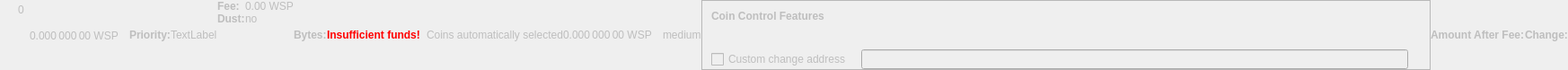
    <widget class="QWidget" name="dummyHideWidget" native="true">
     <property name="enabled">
      <bool>false</bool>
     </property>
     <property name="maximumSize">
      <size>
       <width>100</width>
       <height>22</height>
      </size>
     </property>
     <layout class="QHBoxLayout" name="dummyHideLayout">
      <property name="spacing">
       <number>0</number>
      </property>
      <property name="leftMargin">
       <number>0</number>
      </property>
      <property name="topMargin">
       <number>0</number>
      </property>
      <property name="rightMargin">
       <number>0</number>
      </property>
      <property name="bottomMargin">
       <number>0</number>
      </property>
      <item>
       <layout class="QFormLayout" name="formLayoutCoinControl1">
        <property name="horizontalSpacing">
         <number>10</number>
        </property>
        <property name="verticalSpacing">
         <number>14</number>
        </property>
        <property name="leftMargin">
         <number>10</number>
        </property>
        <property name="topMargin">
         <number>4</number>
        </property>
        <property name="rightMargin">
         <number>6</number>
        </property>
        <item row="0" column="1">
         <widget class="QLabel" name="labelCoinControlBytes">
          <property name="cursor">
           <cursorShape>IBeamCursor</cursorShape>
          </property>
          <property name="contextMenuPolicy">
           <enum>Qt::ActionsContextMenu</enum>
          </property>
          <property name="text">
           <string notr="true">0</string>
          </property>
          <property name="textInteractionFlags">
           <set>Qt::LinksAccessibleByMouse|Qt::TextSelectableByKeyboard|Qt::TextSelectableByMouse</set>
          </property>
         </widget>
        </item>
       </layout>
      </item>
      <item>
       <widget class="QLabel" name="labelCoinControlAfterFee">
        <property name="enabled">
         <bool>false</bool>
        </property>
        <property name="sizePolicy">
         <sizepolicy hsizetype="Fixed" vsizetype="Fixed">
          <horstretch>0</horstretch>
          <verstretch>0</verstretch>
         </sizepolicy>
        </property>
        <property name="minimumSize">
         <size>
          <width>111</width>
          <height>12</height>
         </size>
        </property>
        <property name="maximumSize">
         <size>
          <width>111</width>
          <height>12</height>
         </size>
        </property>
        <property name="cursor">
         <cursorShape>IBeamCursor</cursorShape>
        </property>
        <property name="contextMenuPolicy">
         <enum>Qt::ActionsContextMenu</enum>
        </property>
        <property name="text">
         <string notr="true">0.000 000 00 WSP</string>
        </property>
        <property name="textInteractionFlags">
         <set>Qt::LinksAccessibleByMouse|Qt::TextSelectableByKeyboard|Qt::TextSelectableByMouse</set>
        </property>
       </widget>
      </item>
      <item>
       <widget class="QLabel" name="labelCoinControlPriorityText">
        <property name="enabled">
         <bool>false</bool>
        </property>
        <property name="font">
         <font>
          <weight>75</weight>
          <bold>true</bold>
         </font>
        </property>
        <property name="text">
         <string>Priority:</string>
        </property>
       </widget>
      </item>
      <item>
       <layout class="QHBoxLayout" name="horizontalLayout">
        <item>
         <widget class="QLabel" name="WarningLabel">
          <property name="text">
           <string>TextLabel</string>
          </property>
         </widget>
        </item>
       </layout>
      </item>
      <item>
       <layout class="QFormLayout" name="formLayoutCoinControl3">
        <property name="horizontalSpacing">
         <number>0</number>
        </property>
        <property name="verticalSpacing">
         <number>0</number>
        </property>
        <property name="leftMargin">
         <number>0</number>
        </property>
        <property name="topMargin">
         <number>0</number>
        </property>
        <property name="rightMargin">
         <number>0</number>
        </property>
        <item row="0" column="0">
         <widget class="QLabel" name="labelCoinControlFeeText">
          <property name="enabled">
           <bool>false</bool>
          </property>
          <property name="font">
           <font>
            <weight>75</weight>
            <bold>true</bold>
           </font>
          </property>
          <property name="text">
           <string>Fee:</string>
          </property>
          <property name="margin">
           <number>0</number>
          </property>
         </widget>
        </item>
        <item row="0" column="1">
         <widget class="QLabel" name="labelCoinControlFee">
          <property name="enabled">
           <bool>false</bool>
          </property>
          <property name="cursor">
           <cursorShape>IBeamCursor</cursorShape>
          </property>
          <property name="contextMenuPolicy">
           <enum>Qt::ActionsContextMenu</enum>
          </property>
          <property name="text">
           <string notr="true">0.00 WSP</string>
          </property>
          <property name="textInteractionFlags">
           <set>Qt::LinksAccessibleByMouse|Qt::TextSelectableByKeyboard|Qt::TextSelectableByMouse</set>
          </property>
         </widget>
        </item>
        <item row="1" column="0">
         <widget class="QLabel" name="labelCoinControlLowOutputText">
          <property name="enabled">
           <bool>false</bool>
          </property>
          <property name="font">
           <font>
            <weight>75</weight>
            <bold>true</bold>
           </font>
          </property>
          <property name="text">
           <string>Dust:</string>
          </property>
         </widget>
        </item>
        <item row="1" column="1">
         <widget class="QLabel" name="labelCoinControlLowOutput">
          <property name="enabled">
           <bool>false</bool>
          </property>
          <property name="cursor">
           <cursorShape>IBeamCursor</cursorShape>
          </property>
          <property name="contextMenuPolicy">
           <enum>Qt::ActionsContextMenu</enum>
          </property>
          <property name="text">
           <string>no</string>
          </property>
          <property name="textInteractionFlags">
           <set>Qt::LinksAccessibleByMouse|Qt::TextSelectableByKeyboard|Qt::TextSelectableByMouse</set>
          </property>
         </widget>
        </item>
       </layout>
      </item>
      <item>
       <widget class="QLabel" name="labelCoinControlBytesText">
        <property name="enabled">
         <bool>false</bool>
        </property>
        <property name="font">
         <font>
          <weight>75</weight>
          <bold>true</bold>
         </font>
        </property>
        <property name="text">
         <string>Bytes:</string>
        </property>
       </widget>
      </item>
      <item>
       <layout class="QFormLayout" name="formLayoutCoinControl2">
        <property name="horizontalSpacing">
         <number>0</number>
        </property>
        <property name="verticalSpacing">
         <number>0</number>
        </property>
        <property name="leftMargin">
         <number>0</number>
        </property>
        <property name="topMargin">
         <number>0</number>
        </property>
        <property name="rightMargin">
         <number>0</number>
        </property>
       </layout>
      </item>
      <item>
       <layout class="QHBoxLayout" name="horizontalLayoutCoinControl2">
        <property name="spacing">
         <number>0</number>
        </property>
        <property name="bottomMargin">
         <number>0</number>
        </property>
       </layout>
      </item>
      <item>
       <widget class="QLabel" name="labelCoinControlInsuffFunds">
        <property name="enabled">
         <bool>false</bool>
        </property>
        <property name="minimumSize">
         <size>
          <width>0</width>
          <height>0</height>
         </size>
        </property>
        <property name="font">
         <font>
          <weight>75</weight>
          <bold>true</bold>
         </font>
        </property>
        <property name="styleSheet">
         <string notr="true">color:red;font-weight:bold;</string>
        </property>
        <property name="text">
         <string>Insufficient funds!</string>
        </property>
        <property name="margin">
         <number>5</number>
        </property>
       </widget>
      </item>
      <item>
       <layout class="QFormLayout" name="formLayoutCoinControl4">
        <property name="horizontalSpacing">
         <number>0</number>
        </property>
        <property name="verticalSpacing">
         <number>0</number>
        </property>
        <property name="leftMargin">
         <number>0</number>
        </property>
        <property name="topMargin">
         <number>0</number>
        </property>
        <property name="rightMargin">
         <number>0</number>
        </property>
       </layout>
      </item>
      <item>
       <widget class="QLabel" name="labelCoinControlChangeLabel">
        <property name="enabled">
         <bool>false</bool>
        </property>
        <property name="sizePolicy">
         <sizepolicy hsizetype="Preferred" vsizetype="Expanding">
          <horstretch>0</horstretch>
          <verstretch>0</verstretch>
         </sizepolicy>
        </property>
        <property name="minimumSize">
         <size>
          <width>0</width>
          <height>0</height>
         </size>
        </property>
        <property name="text">
         <string/>
        </property>
        <property name="margin">
         <number>3</number>
        </property>
       </widget>
      </item>
      <item>
       <widget class="QLabel" name="labelCoinControlAutomaticallySelected">
        <property name="enabled">
         <bool>false</bool>
        </property>
        <property name="sizePolicy">
         <sizepolicy hsizetype="Fixed" vsizetype="Fixed">
          <horstretch>0</horstretch>
          <verstretch>0</verstretch>
         </sizepolicy>
        </property>
        <property name="minimumSize">
         <size>
          <width>0</width>
          <height>0</height>
         </size>
        </property>
        <property name="maximumSize">
         <size>
          <width>240</width>
          <height>16777215</height>
         </size>
        </property>
        <property name="text">
         <string>Coins automatically selected</string>
        </property>
        <property name="margin">
         <number>5</number>
        </property>
       </widget>
      </item>
      <item>
       <widget class="QLabel" name="labelCoinControlChange">
        <property name="enabled">
         <bool>false</bool>
        </property>
        <property name="sizePolicy">
         <sizepolicy hsizetype="Fixed" vsizetype="Fixed">
          <horstretch>0</horstretch>
          <verstretch>0</verstretch>
         </sizepolicy>
        </property>
        <property name="minimumSize">
         <size>
          <width>111</width>
          <height>0</height>
         </size>
        </property>
        <property name="maximumSize">
         <size>
          <width>111</width>
          <height>16777215</height>
         </size>
        </property>
        <property name="cursor">
         <cursorShape>IBeamCursor</cursorShape>
        </property>
        <property name="contextMenuPolicy">
         <enum>Qt::ActionsContextMenu</enum>
        </property>
        <property name="text">
         <string notr="true">0.000 000 00 WSP</string>
        </property>
        <property name="textInteractionFlags">
         <set>Qt::LinksAccessibleByMouse|Qt::TextSelectableByKeyboard|Qt::TextSelectableByMouse</set>
        </property>
       </widget>
      </item>
      <item>
       <widget class="QLabel" name="labelCoinControlPriority">
        <property name="enabled">
         <bool>false</bool>
        </property>
        <property name="cursor">
         <cursorShape>IBeamCursor</cursorShape>
        </property>
        <property name="contextMenuPolicy">
         <enum>Qt::ActionsContextMenu</enum>
        </property>
        <property name="text">
         <string>medium</string>
        </property>
        <property name="textInteractionFlags">
         <set>Qt::LinksAccessibleByMouse|Qt::TextSelectableByKeyboard|Qt::TextSelectableByMouse</set>
        </property>
       </widget>
      </item>
      <item>
       <widget class="QFrame" name="frameCoinControl">
        <property name="sizePolicy">
         <sizepolicy hsizetype="Expanding" vsizetype="Expanding">
          <horstretch>0</horstretch>
          <verstretch>0</verstretch>
         </sizepolicy>
        </property>
        <property name="maximumSize">
         <size>
          <width>16777215</width>
          <height>16777215</height>
         </size>
        </property>
        <property name="frameShape">
         <enum>QFrame::StyledPanel</enum>
        </property>
        <property name="frameShadow">
         <enum>QFrame::Sunken</enum>
        </property>
        <layout class="QVBoxLayout" name="verticalLayoutCoinControl2_2">
         <property name="spacing">
          <number>0</number>
         </property>
         <property name="leftMargin">
          <number>0</number>
         </property>
         <property name="topMargin">
          <number>0</number>
         </property>
         <property name="rightMargin">
          <number>0</number>
         </property>
         <property name="bottomMargin">
          <number>0</number>
         </property>
         <item>
          <layout class="QVBoxLayout" name="verticalLayoutCoinControl" stretch="0,0,0,1">
           <property name="spacing">
            <number>0</number>
           </property>
           <property name="leftMargin">
            <number>10</number>
           </property>
           <property name="topMargin">
            <number>10</number>
           </property>
           <item>
            <layout class="QHBoxLayout" name="horizontalLayoutCoinControl1">
             <property name="bottomMargin">
              <number>15</number>
             </property>
             <item>
              <widget class="QLabel" name="labelCoinControlFeatures">
               <property name="enabled">
                <bool>false</bool>
               </property>
               <property name="sizePolicy">
                <sizepolicy hsizetype="Preferred" vsizetype="Maximum">
                 <horstretch>0</horstretch>
                 <verstretch>0</verstretch>
                </sizepolicy>
               </property>
               <property name="font">
                <font>
                 <weight>75</weight>
                 <bold>true</bold>
                </font>
               </property>
               <property name="styleSheet">
                <string notr="true">font-weight:bold;</string>
               </property>
               <property name="text">
                <string>Coin Control Features</string>
               </property>
              </widget>
             </item>
            </layout>
           </item>
           <item>
            <widget class="QWidget" name="widgetCoinControl" native="true">
             <property name="sizePolicy">
              <sizepolicy hsizetype="Preferred" vsizetype="Preferred">
               <horstretch>0</horstretch>
               <verstretch>0</verstretch>
              </sizepolicy>
             </property>
             <property name="minimumSize">
              <size>
               <width>0</width>
               <height>0</height>
              </size>
             </property>
             <property name="styleSheet">
              <string notr="true"/>
             </property>
             <layout class="QHBoxLayout" name="horizontalLayoutCoinControl5_2">
              <property name="leftMargin">
               <number>0</number>
              </property>
              <property name="topMargin">
               <number>0</number>
              </property>
              <property name="rightMargin">
               <number>0</number>
              </property>
              <property name="bottomMargin">
               <number>0</number>
              </property>
              <item>
               <layout class="QHBoxLayout" name="horizontalLayoutCoinControl3">
                <property name="spacing">
                 <number>20</number>
                </property>
                <property name="topMargin">
                 <number>0</number>
                </property>
                <property name="bottomMargin">
                 <number>10</number>
                </property>
               </layout>
              </item>
             </layout>
            </widget>
           </item>
           <item>
            <layout class="QHBoxLayout" name="horizontalLayoutCoinControl4" stretch="0,0,0">
             <property name="spacing">
              <number>12</number>
             </property>
             <property name="sizeConstraint">
              <enum>QLayout::SetDefaultConstraint</enum>
             </property>
             <property name="topMargin">
              <number>5</number>
             </property>
             <property name="rightMargin">
              <number>5</number>
             </property>
             <item>
              <widget class="QCheckBox" name="checkBoxCoinControlChange">
               <property name="enabled">
                <bool>false</bool>
               </property>
               <property name="toolTip">
                <string>If this is activated, but the change address is empty or invalid, change will be sent to a newly generated address.</string>
               </property>
               <property name="text">
                <string>Custom change address</string>
               </property>
              </widget>
             </item>
             <item>
              <widget class="QValidatedLineEdit" name="lineEditCoinControlChange">
               <property name="enabled">
                <bool>false</bool>
               </property>
               <property name="sizePolicy">
                <sizepolicy hsizetype="Expanding" vsizetype="Fixed">
                 <horstretch>0</horstretch>
                 <verstretch>0</verstretch>
                </sizepolicy>
               </property>
              </widget>
             </item>
             <item>
              <widget class="QLabel" name="labelCoinControlChangeLabel_2">
               <property name="sizePolicy">
                <sizepolicy hsizetype="Preferred" vsizetype="Expanding">
                 <horstretch>0</horstretch>
                 <verstretch>0</verstretch>
                </sizepolicy>
               </property>
               <property name="minimumSize">
                <size>
                 <width>0</width>
                 <height>0</height>
                </size>
               </property>
               <property name="text">
                <string/>
               </property>
               <property name="margin">
                <number>3</number>
               </property>
              </widget>
             </item>
            </layout>
           </item>
           <item>
            <spacer name="verticalSpacerCoinControl">
             <property name="orientation">
              <enum>Qt::Vertical</enum>
             </property>
             <property name="sizeHint" stdset="0">
              <size>
               <width>800</width>
               <height>1</height>
              </size>
             </property>
            </spacer>
           </item>
          </layout>
         </item>
        </layout>
       </widget>
      </item>
      <item>
       <widget class="QLabel" name="labelCoinControlAfterFeeText">
        <property name="enabled">
         <bool>false</bool>
        </property>
        <property name="minimumSize">
         <size>
          <width>0</width>
          <height>0</height>
         </size>
        </property>
        <property name="maximumSize">
         <size>
          <width>16777215</width>
          <height>16777215</height>
         </size>
        </property>
        <property name="font">
         <font>
          <weight>75</weight>
          <bold>true</bold>
         </font>
        </property>
        <property name="text">
         <string>Amount After Fee:</string>
        </property>
        <property name="alignment">
         <set>Qt::AlignLeading|Qt::AlignLeft|Qt::AlignVCenter</set>
        </property>
        <property name="margin">
         <number>0</number>
        </property>
       </widget>
      </item>
      <item>
       <widget class="QLabel" name="labelCoinControlChangeText">
        <property name="enabled">
         <bool>false</bool>
        </property>
        <property name="sizePolicy">
         <sizepolicy hsizetype="Preferred" vsizetype="Preferred">
          <horstretch>0</horstretch>
          <verstretch>0</verstretch>
         </sizepolicy>
        </property>
        <property name="minimumSize">
         <size>
          <width>0</width>
          <height>0</height>
         </size>
        </property>
        <property name="maximumSize">
         <size>
          <width>16777215</width>
          <height>16777215</height>
         </size>
        </property>
        <property name="font">
         <font>
          <weight>75</weight>
          <bold>true</bold>
         </font>
        </property>
        <property name="text">
         <string>Change:</string>
        </property>
        <property name="alignment">
         <set>Qt::AlignLeading|Qt::AlignLeft|Qt::AlignVCenter</set>
        </property>
       </widget>
      </item>
     </layout>
    </widget>
